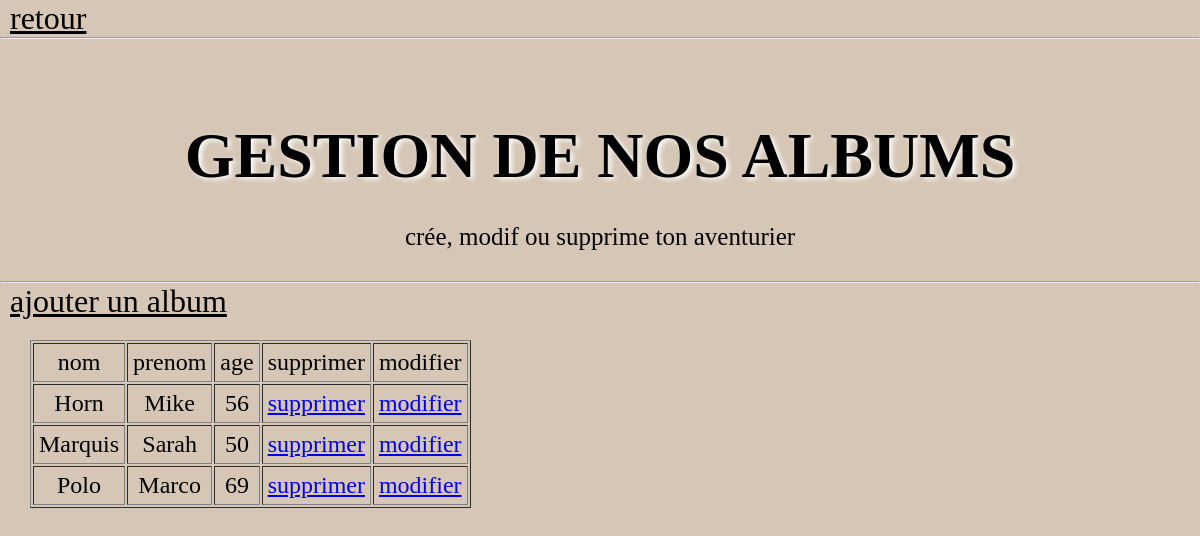
/admin/table2_gestion.php, run on an earlier commit of the app's database.
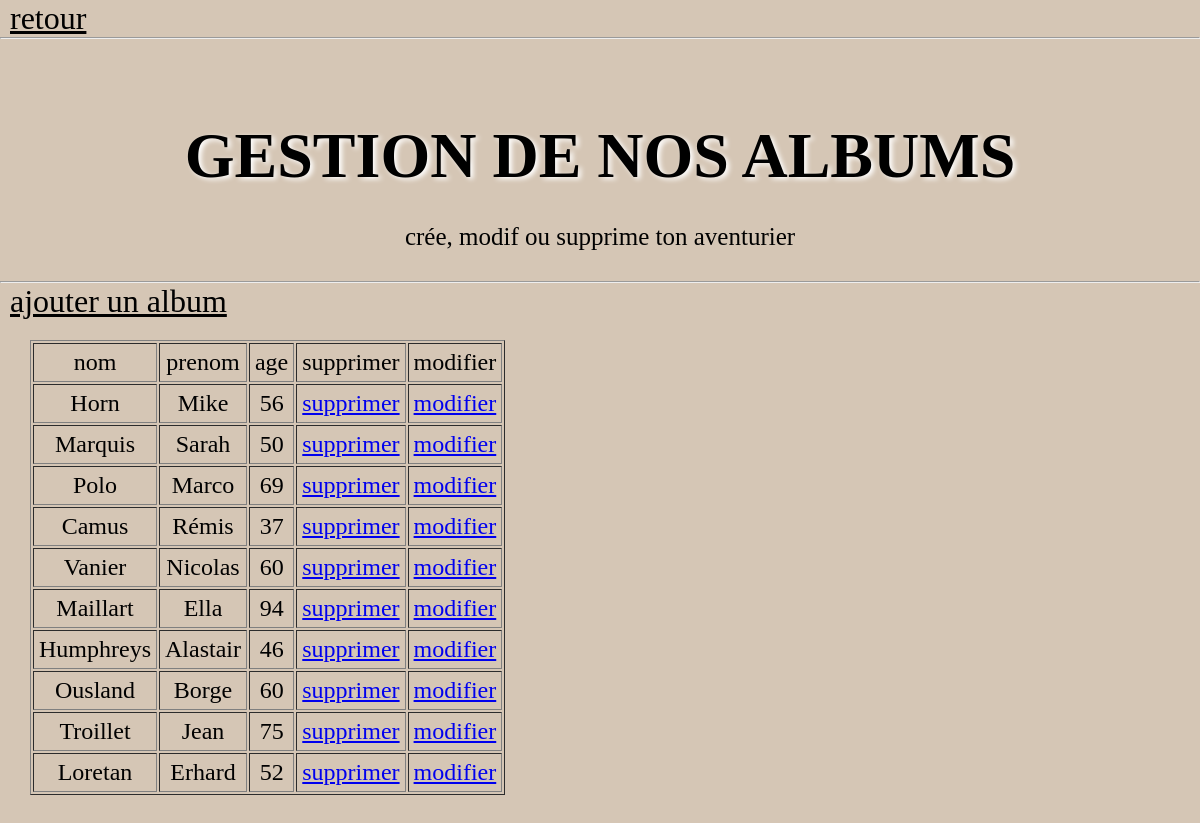
And on a later commit of the database.
### tables this page shows
CREATE TABLE `aventurier` (
  `id_aven` int(25) NOT NULL AUTO_INCREMENT,
  `nom_aven` char(25) DEFAULT NULL,
  `prenom_ave` char(25) DEFAULT NULL,
  `age_ave` int(25) DEFAULT NULL,
  PRIMARY KEY (`id_aven`)
);

### admin/table2_gestion.php (the view, shortened to what this page needs)
<!DOCTYPE html>
<html>
<head>
    <link rel="stylesheet" href="../css/style.css">
</head>
<body>
<a class="boutonretour" href="admin.php">retour</a>
	<hr>
<h1>gestion de nos albums</h1>
<p class="textintroadmin">crée, modif ou supprime ton aventurier</p>
<hr>
<a class="boutonretour" href="table2_new_form.php">ajouter un album</a>
<table border=1>
	<thead>
		<tr><td>nom</td><td>prenom</td><td>age</td><td>supprimer</td><td>modifier</td></tr>
	</thead>
	<tbody>
<?php
$mabd = new PDO('mysql:host=localhost;dbname=sae203Base;charset=UTF8;', 'sae203User', 'Gui1598G$');
$mabd->query('SET NAMES utf8;');
$req = "SELECT * FROM aventurier";
$resultat = $mabd->query($req);
foreach ($resultat as $value) {
    echo '<tr>' ;
    echo '<td>'.$value['nom_aven'] . '</td>';
    echo '<td>' . $value['prenom_ave'] . '</td>';
    echo '<td>' . $value['age_ave'] . '</td>';
    echo '<td> <a href="table2_delete.php?num='.$value['id_aven'].'" > supprimer </a> </td>';
    echo '<td> <a href="table2_update_form.php?num='.$value['id_aven'].'" > modifier </a> </td>';
    echo '</tr>';
}
?>
</tbody>
</table>
</body>
</html>

### css/style.css (style rules this page uses)
* { box-sizing: border-box; margin: 0; padding: 0; outline: none; overflow-x: hidden; }
body { background-color: #d5c6b5; }
h1 { color: #ffffff; margin-right: 20px; margin-left: 20px; text-transform: uppercase; text-align: center; }
table { margin: 20px 30px 40px 30px; }
table td { font-size: 1.5em; text-align: center; padding: 5px; }
.boutonretour { font-size: 2em; padding: 10px; color: #000000; }
.textintroadmin { font-size: 25px; text-align: center; padding: 30px; }
@media screen and (min-width:480px) { h1 { color: #000000; font-size: 4em; text-shadow: 3px 2px 5px rgb(255, 255, 255); padding-top: 80px; } }

What changed in the data, as far as the page shows it:
added aventurier: nom_aven "Camus", prenom_ave "Rémis", age_ave "37"
added aventurier: nom_aven "Vanier", prenom_ave "Nicolas", age_ave "60"
added aventurier: nom_aven "Maillart", prenom_ave "Ella", age_ave "94"
added aventurier: nom_aven "Humphreys", prenom_ave "Alastair", age_ave "46"
added aventurier: nom_aven "Ousland", prenom_ave "Borge", age_ave "60"
added aventurier: nom_aven "Troillet", prenom_ave "Jean", age_ave "75"
added aventurier: nom_aven "Loretan", prenom_ave "Erhard", age_ave "52"
